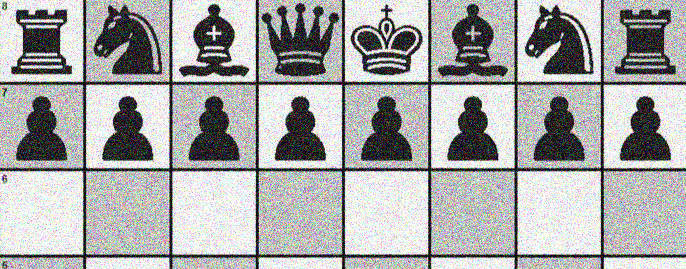
#> input picture My-Study/1.Machine Learning/Day06/课堂/lian3.png, 686 x 269 px
$ python '练习3.py'
#> lines starting #> are read from the running program, lines starting #| are printed output that depends on the picture; after the words box and inside, x2 and y2 are one past the last pixel; in counts of white or black regions, pixels touching at a corner belong together
import cv2

image_np = cv2.imread('lian3.png')
#> image_np is the input picture: shape (269, 686, 3); mean B, G, R 168.3, 168.4, 168.3

# 中值滤波(针对椒盐噪声)
no_noise_img = cv2.medianBlur(
    image_np,  # 要处理的图片
    5  # 核尺寸
)
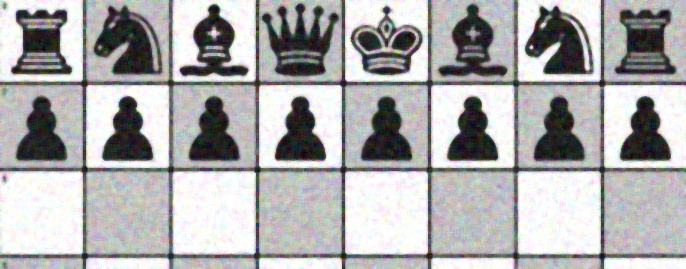
#> no_noise_img: shape (269, 686, 3); mean B, G, R 172.4, 172.5, 172.5

sigma = 50
# 双边滤波
no_noise_img = cv2.bilateralFilter(
    no_noise_img,  # 要处理的图片
    9,  # 滤波核尺寸
    sigma,  # SigmaColor
    sigma  # SigmaSpace
)

# 灰度化
image_np_gray = cv2.cvtColor(no_noise_img, cv2.COLOR_BGR2GRAY)
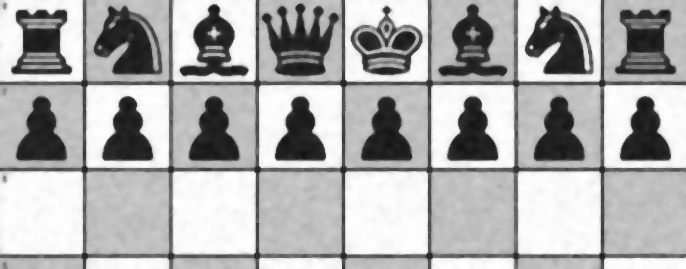
#> image_np_gray: shape (269, 686); min 19, max 255, mean 172.8

# 二值化
thresh = 150  # 阈值
maxval = 255  # 最大值
_, image_np_gray = cv2.threshold(
    image_np_gray,  # 要处理的灰度图
    thresh,  # 阈值
    maxval,  # 最大值
    cv2.THRESH_BINARY  # 二值化方法：阈值法(反阈值法：THRESH_BINARY_INV)
)
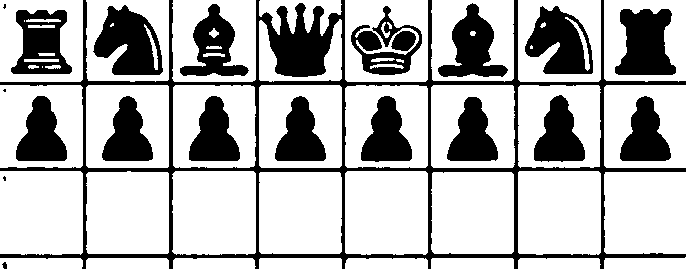
#> image_np_gray: shape (269, 686); 71.5% white; 21 black regions (3 under 20 px), largest, box (x1, y1, x2, y2) and area: (0, 0, 686, 269) 17575, (93, 5, 163, 75) 3088, (615, 9, 676, 75) 2953

# Sobel算子
dst_image = cv2.Laplacian(
    image_np_gray,  # 要处理的灰度图
    -1  # 位深度
)
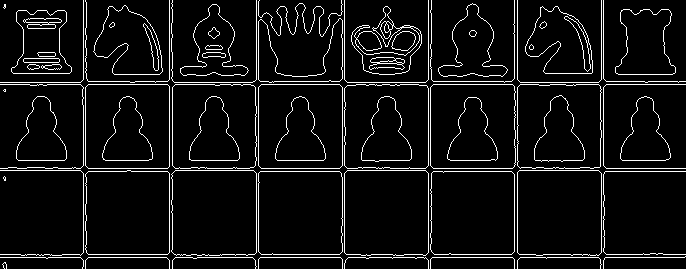
#> dst_image: shape (269, 686); 6.6% white in thin lines or dots

cv2.imshow('no_noise_img', no_noise_img)
cv2.imshow('dst_image', dst_image)
cv2.waitKey(0)

$ run again, with My-Study/1.Machine Learning/Day06/课堂/img.png copied over My-Study/1.Machine Learning/Day06/课堂/lian3.png
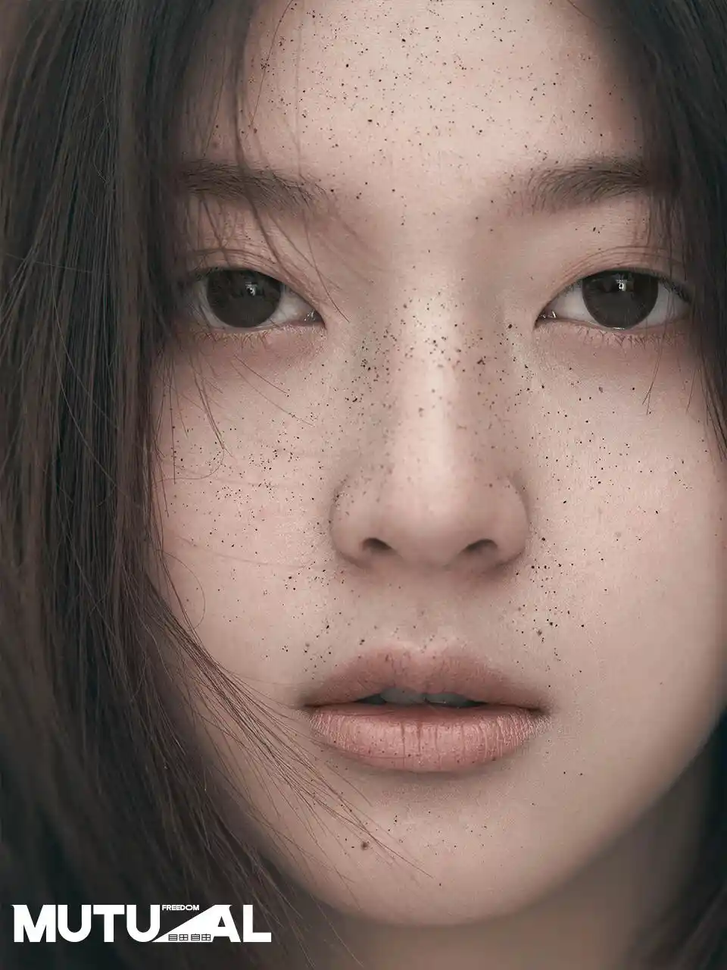
#> input picture My-Study/1.Machine Learning/Day06/课堂/img.png, 727 x 970 px, shrunk from 960 x 1280 before the run
#> image_np is the input picture: shape (970, 727, 3); mean B, G, R 100.2, 107.3, 126.7
#> `_, image_np_gray = cv2.threshold( image_np_gray,`:
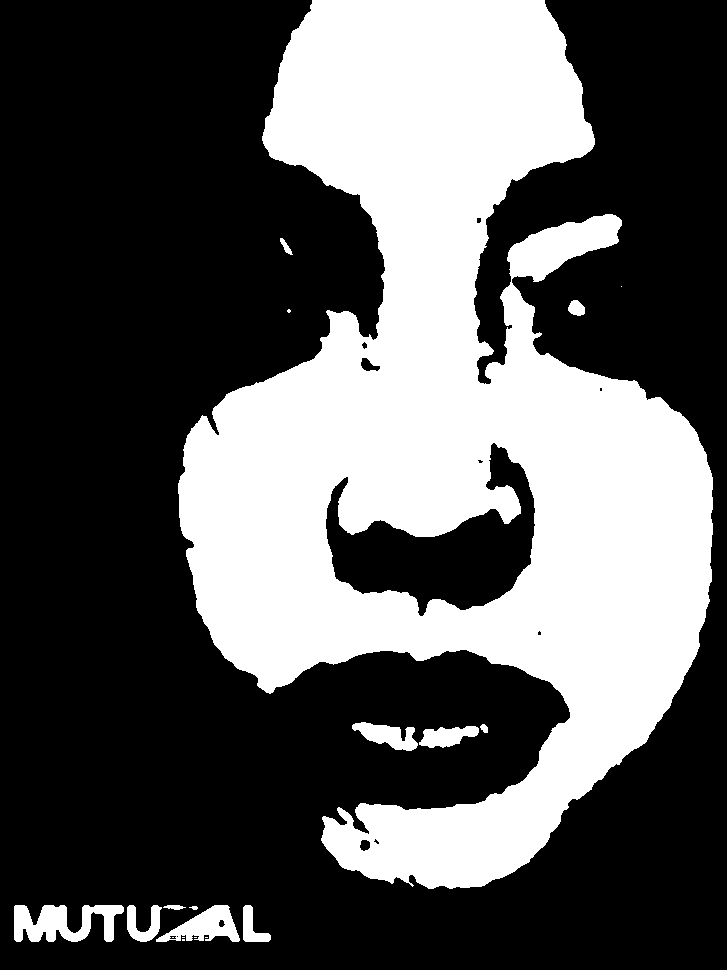
#> image_np_gray: shape (970, 727); 35.4% white; 19 white regions (7 under 20 px), largest, box (x1, y1, x2, y2) and area: (178, 0, 713, 889) 242166, (14, 905, 124, 942) 2547, (156, 905, 240, 942) 1595
#> `dst_image = cv2.Laplacian( image_np_gray,`:
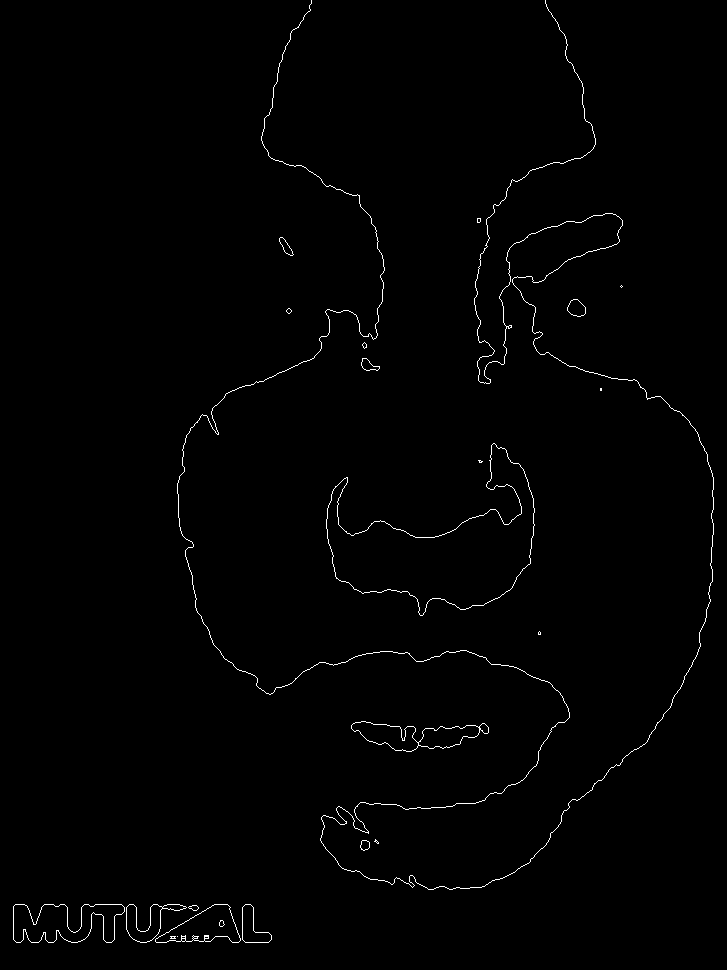
#> dst_image: shape (970, 727); 0.84% white in thin lines or dots
